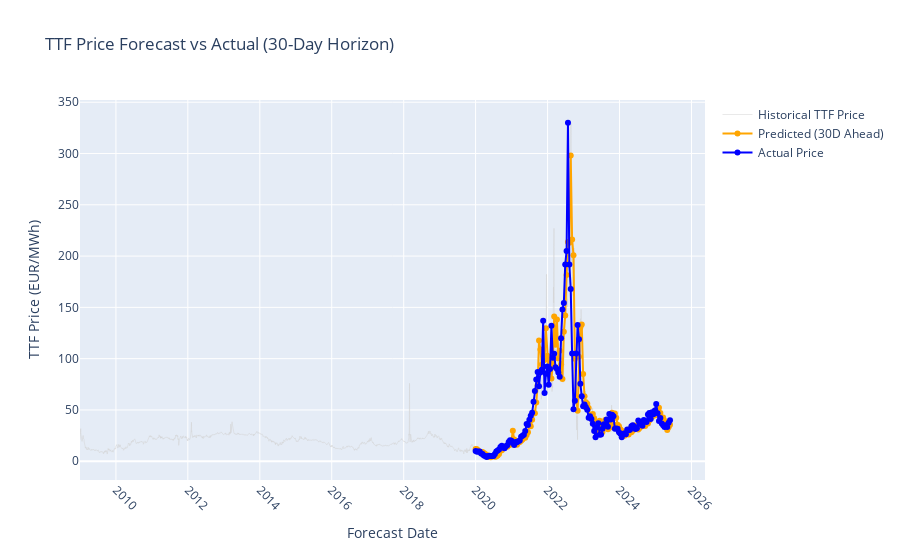

Notebook code for this chart:
### Code cell
plot_ttf_forecast_with_history(df_ttf, valid_dates, preds, actuals, horizon_days=30)

### Figure 1 — Plotly figure (JSON) as saved in the notebook; plotly's stock layout.template omitted (floating-point values rounded to 4 significant figures; data arrays with more than 128 entries replaced by an {"elided": "..."} marker saying what was removed)
{"data": [{"line": {"color": "lightgray", "width": 1}, "mode": "lines", "name": "Historical TTF Price", "opacity": 0.5, "type": "scatter", "x": {"elided": "6032 str values"}, "y": {"elided": "6032 float values"}}, {"line": {"color": "orange"}, "mode": "lines+markers", "name": "Predicted (30D Ahead)", "type": "scatter", "x": {"elided": "142 str values"}, "y": {"elided": "142 float values"}}, {"line": {"color": "blue"}, "mode": "lines+markers", "name": "Actual Price", "type": "scatter", "x": {"elided": "142 str values"}, "y": {"elided": "142 float values"}}], "layout": {"hovermode": "x unified", "title": {"text": "TTF Price Forecast vs Actual (30-Day Horizon)"}, "xaxis": {"tickangle": 45, "title": {"text": "Forecast Date"}}, "yaxis": {"title": {"text": "TTF Price (EUR/MWh)"}}}}
